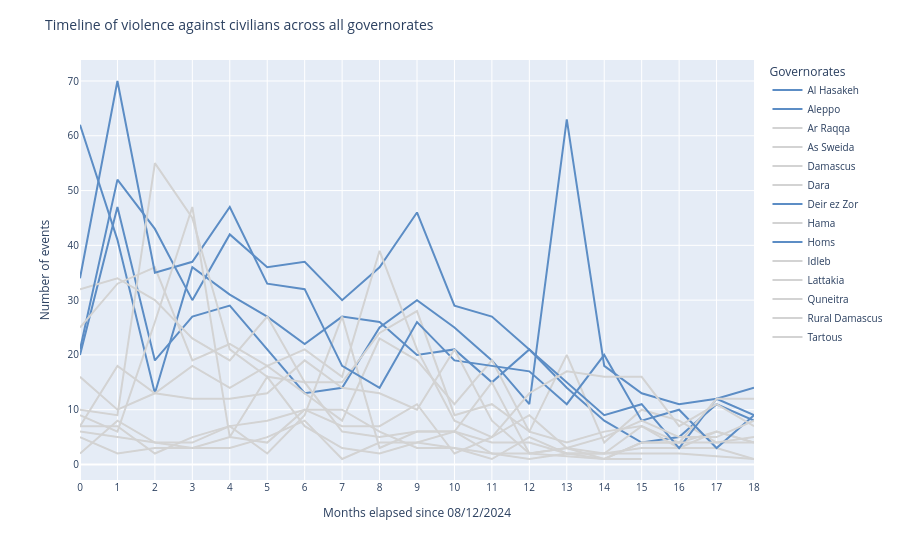

Notebook code cell kept with this figure:
### Code cell
line_vac = px.line(
    df_vac, 
    x="interval", 
    y="size", 
    color='admin1',
    color_discrete_map=color_map_pop_multiple(['Al Hasakeh', 'Homs', 'Deir ez Zor', 'Aleppo'], geo_admin1),
    labels={"interval":"Months elapsed since 08/12/2024", "size":"Number of events"}
)

line_vac.update_layout(
    title = 'Timeline of violence against civilians across all governorates',
    legend_title_text = "Governorates",
    title_font_size = 14,
    font_size=10    
)

line_vac.update_xaxes(dtick=1)

### Figure 1 — Plotly figure (JSON) as saved in the notebook; plotly's stock layout.template omitted (floating-point values rounded to 4 significant figures)
{"data": [{"hovertemplate": "admin1=Al Hasakeh<br>Months elapsed since 08/12/2024=%{x}<br>Number of events=%{y}<extra></extra>", "legendgroup": "Al Hasakeh", "line": {"color": "#5C8DC5", "dash": "solid"}, "marker": {"symbol": "circle"}, "mode": "lines", "name": "Al Hasakeh", "orientation": "v", "showlegend": true, "type": "scatter", "x": [0, 1, 2, 3, 4, 5, 6, 7, 8, 9, 10, 11, 12, 13, 14, 15, 16, 17, 18], "xaxis": "x", "y": [20, 47, 19, 27, 29, 21, 13, 14, 25, 30, 25, 19, 11, 63, 18, 13, 11, 12, 14], "yaxis": "y"}, {"hovertemplate": "admin1=Aleppo<br>Months elapsed since 08/12/2024=%{x}<br>Number of events=%{y}<extra></extra>", "legendgroup": "Aleppo", "line": {"color": "#5C8DC5", "dash": "solid"}, "marker": {"symbol": "circle"}, "mode": "lines", "name": "Aleppo", "orientation": "v", "showlegend": true, "type": "scatter", "x": [0, 1, 2, 3, 4, 5, 6, 7, 8, 9, 10, 11, 12, 13, 14, 15, 16, 17, 18], "xaxis": "x", "y": [62, 41, 13, 36, 31, 27, 22, 27, 26, 20, 21, 15, 21, 14, 8, 4, 5, 11, 8], "yaxis": "y"}, {"hovertemplate": "admin1=Ar Raqqa<br>Months elapsed since 08/12/2024=%{x}<br>Number of events=%{y}<extra></extra>", "legendgroup": "Ar Raqqa", "line": {"color": "#D3D3D3", "dash": "solid"}, "marker": {"symbol": "circle"}, "mode": "lines", "name": "Ar Raqqa", "orientation": "v", "showlegend": true, "type": "scatter", "x": [0, 1, 2, 3, 4, 5, 6, 7, 8, 9, 10, 11, 12, 13, 14, 15, 16, 17, 18], "xaxis": "x", "y": [32, 34, 30, 23, 19, 27, 15, 15, 24, 28, 9, 11, 6, 20, 4, 10, 8, 4, 4], "yaxis": "y"}, {"hovertemplate": "admin1=As Sweida<br>Months elapsed since 08/12/2024=%{x}<br>Number of events=%{y}<extra></extra>", "legendgroup": "As Sweida", "line": {"color": "#D3D3D3", "dash": "solid"}, "marker": {"symbol": "circle"}, "mode": "lines", "name": "As Sweida", "orientation": "v", "showlegend": true, "type": "scatter", "x": [0, 1, 2, 3, 4, 5, 6, 7, 8, 9, 10, 11, 12, 13, 14, 15, 16, 17, 18], "xaxis": "x", "y": [6, 5, 4, 4, 7, 2, 9, 27, 3, 6, 6, 15, 2, 3, 2, 7, 3, 6, 4], "yaxis": "y"}, {"hovertemplate": "admin1=Damascus<br>Months elapsed since 08/12/2024=%{x}<br>Number of events=%{y}<extra></extra>", "legendgroup": "Damascus", "line": {"color": "#D3D3D3", "dash": "solid"}, "marker": {"symbol": "circle"}, "mode": "lines", "name": "Damascus", "orientation": "v", "showlegend": true, "type": "scatter", "x": [0, 1, 2, 3, 4, 5, 6, 7, 8, 9, 10, 11, 12, 13, 14, 15, 17, 18], "xaxis": "x", "y": [7, 7, 2, 5, 7, 8, 10, 10, 6, 3, 3, 1, 5, 2, 2, 3, 3, 1], "yaxis": "y"}, {"hovertemplate": "admin1=Dara<br>Months elapsed since 08/12/2024=%{x}<br>Number of events=%{y}<extra></extra>", "legendgroup": "Dara", "line": {"color": "#D3D3D3", "dash": "solid"}, "marker": {"symbol": "circle"}, "mode": "lines", "name": "Dara", "orientation": "v", "showlegend": true, "type": "scatter", "x": [0, 1, 2, 3, 4, 5, 6, 7, 8, 9, 10, 11, 12, 13, 14, 15, 16, 17, 18], "xaxis": "x", "y": [16, 10, 13, 18, 14, 18, 13, 8, 23, 19, 11, 19, 6, 4, 6, 7, 4, 6, 4], "yaxis": "y"}, {"hovertemplate": "admin1=Deir ez Zor<br>Months elapsed since 08/12/2024=%{x}<br>Number of events=%{y}<extra></extra>", "legendgroup": "Deir ez Zor", "line": {"color": "#5C8DC5", "dash": "solid"}, "marker": {"symbol": "circle"}, "mode": "lines", "name": "Deir ez Zor", "orientation": "v", "showlegend": true, "type": "scatter", "x": [0, 1, 2, 3, 4, 5, 6, 7, 8, 9, 10, 11, 12, 13, 14, 15, 16, 17, 18], "xaxis": "x", "y": [21, 52, 43, 30, 42, 36, 37, 30, 36, 46, 29, 27, 21, 15, 9, 11, 3, 12, 9], "yaxis": "y"}, {"hovertemplate": "admin1=Hama<br>Months elapsed since 08/12/2024=%{x}<br>Number of events=%{y}<extra></extra>", "legendgroup": "Hama", "line": {"color": "#D3D3D3", "dash": "solid"}, "marker": {"symbol": "circle"}, "mode": "lines", "name": "Hama", "orientation": "v", "showlegend": true, "type": "scatter", "x": [0, 1, 2, 3, 4, 5, 6, 7, 8, 9, 10, 11, 12, 13, 14, 15, 16, 17, 18], "xaxis": "x", "y": [25, 33, 36, 19, 22, 18, 21, 16, 39, 21, 8, 5, 9, 3, 1, 4, 4, 12, 12], "yaxis": "y"}, {"hovertemplate": "admin1=Homs<br>Months elapsed since 08/12/2024=%{x}<br>Number of events=%{y}<extra></extra>", "legendgroup": "Homs", "line": {"color": "#5C8DC5", "dash": "solid"}, "marker": {"symbol": "circle"}, "mode": "lines", "name": "Homs", "orientation": "v", "showlegend": true, "type": "scatter", "x": [0, 1, 2, 3, 4, 5, 6, 7, 8, 9, 10, 11, 12, 13, 14, 15, 16, 17, 18], "xaxis": "x", "y": [34, 70, 35, 37, 47, 33, 32, 18, 14, 26, 19, 18, 17, 11, 20, 8, 10, 3, 9], "yaxis": "y"}, {"hovertemplate": "admin1=Idleb<br>Months elapsed since 08/12/2024=%{x}<br>Number of events=%{y}<extra></extra>", "legendgroup": "Idleb", "line": {"color": "#D3D3D3", "dash": "solid"}, "marker": {"symbol": "circle"}, "mode": "lines", "name": "Idleb", "orientation": "v", "showlegend": true, "type": "scatter", "x": [0, 1, 2, 3, 4, 5, 6, 7, 8, 9, 10, 11, 12, 13, 14, 15, 17, 18], "xaxis": "x", "y": [2, 8, 4, 3, 3, 5, 8, 1, 4, 4, 3, 2, 1, 2, 1, 4, 4, 5], "yaxis": "y"}, {"hovertemplate": "admin1=Lattakia<br>Months elapsed since 08/12/2024=%{x}<br>Number of events=%{y}<extra></extra>", "legendgroup": "Lattakia", "line": {"color": "#D3D3D3", "dash": "solid"}, "marker": {"symbol": "circle"}, "mode": "lines", "name": "Lattakia", "orientation": "v", "showlegend": true, "type": "scatter", "x": [0, 1, 2, 3, 4, 5, 6, 7, 8, 9, 10, 11, 12, 13, 14, 15, 16, 18], "xaxis": "x", "y": [10, 9, 55, 45, 21, 16, 15, 6, 5, 6, 6, 4, 4, 2, 2, 2, 2, 1], "yaxis": "y"}, {"hovertemplate": "admin1=Quneitra<br>Months elapsed since 08/12/2024=%{x}<br>Number of events=%{y}<extra></extra>", "legendgroup": "Quneitra", "line": {"color": "#D3D3D3", "dash": "solid"}, "marker": {"symbol": "circle"}, "mode": "lines", "name": "Quneitra", "orientation": "v", "showlegend": true, "type": "scatter", "x": [0, 1, 2, 3, 4, 5, 6, 7, 8, 9, 10, 11, 12, 13, 14, 15, 16, 17, 18], "xaxis": "x", "y": [5, 2, 3, 3, 5, 4, 10, 7, 7, 11, 2, 5, 13, 17, 16, 16, 7, 11, 7], "yaxis": "y"}, {"hovertemplate": "admin1=Rural Damascus<br>Months elapsed since 08/12/2024=%{x}<br>Number of events=%{y}<extra></extra>", "legendgroup": "Rural Damascus", "line": {"color": "#D3D3D3", "dash": "solid"}, "marker": {"symbol": "circle"}, "mode": "lines", "name": "Rural Damascus", "orientation": "v", "showlegend": true, "type": "scatter", "x": [0, 1, 2, 3, 4, 5, 6, 7, 8, 9, 10, 11, 12, 13, 14, 15, 16, 17, 18], "xaxis": "x", "y": [7, 18, 13, 12, 12, 13, 19, 14, 13, 10, 21, 8, 2, 3, 5, 8, 5, 5, 8], "yaxis": "y"}, {"hovertemplate": "admin1=Tartous<br>Months elapsed since 08/12/2024=%{x}<br>Number of events=%{y}<extra></extra>", "legendgroup": "Tartous", "line": {"color": "#D3D3D3", "dash": "solid"}, "marker": {"symbol": "circle"}, "mode": "lines", "name": "Tartous", "orientation": "v", "showlegend": true, "type": "scatter", "x": [0, 1, 2, 3, 4, 5, 6, 7, 8, 9, 10, 11, 12, 14, 15], "xaxis": "x", "y": [9, 6, 26, 47, 5, 16, 7, 3, 2, 4, 6, 2, 2, 1, 1], "yaxis": "y"}], "layout": {"font": {"size": 10}, "legend": {"title": {"text": "Governorates"}, "tracegroupgap": 0}, "margin": {"t": 60}, "title": {"font": {"size": 14}, "text": "Timeline of violence against civilians across all governorates"}, "xaxis": {"anchor": "y", "domain": [0, 1], "dtick": 1, "title": {"text": "Months elapsed since 08/12/2024"}}, "yaxis": {"anchor": "x", "domain": [0, 1], "title": {"text": "Number of events"}}}}
